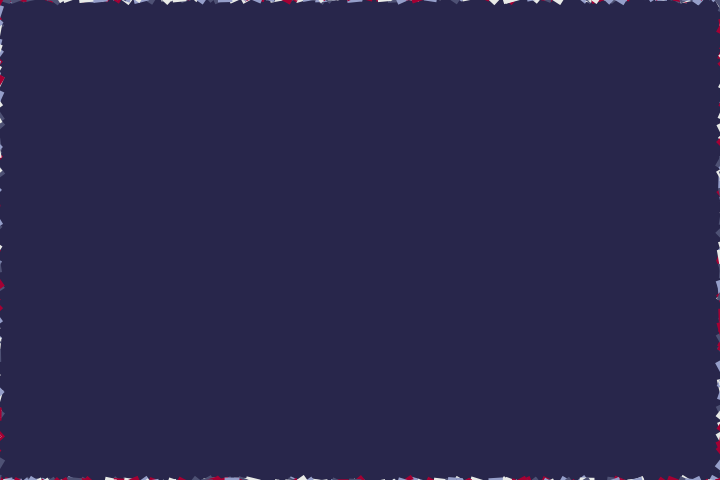
Frame 1 (no input)
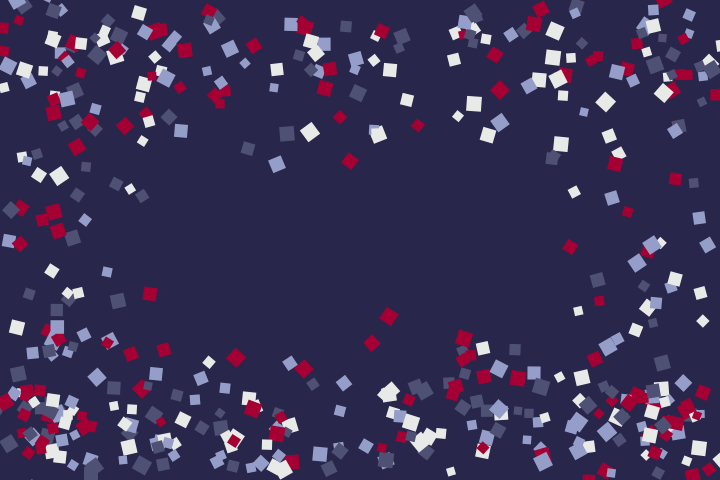
Frame 60 (the mouse pressed at the canvas centre just before this capture)
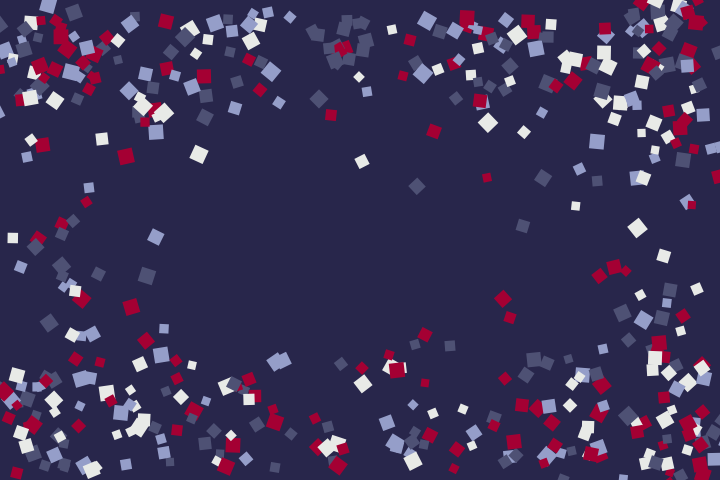
Frame 120 (the mouse held since frame 60 and released just before this capture)

The Processing sketch that drew these frames (run headless with seeded random() and noise(); from frame 60 on, the mouse is pressed at the canvas centre):

// Processing sketch: Pattern_25_KONFETTI_CANON
// ── Pattern_25_KONFETTI_CANON.pde
// VARIABLES

int konfCount = 500;
color darkblue = color(40,38,75);
color midblue = color(78,81,116);
color lightblue = color(149,158,201);
color white = color(232,234,231);
color red = color(164,0,51);
color[] colAll = { darkblue, midblue, lightblue, white, red};

Konfetti[] bunt = new Konfetti[konfCount];


void setup(){
  size(720,480);
  background(darkblue);
  noStroke();
  surface.setResizable(true);
  for (int i=0; i < bunt.length; i++){
    bunt[i] = new Konfetti();
  }
}

void draw(){
  background(darkblue,50);
  if ( int(millis() % 832) < 20 ) {
     for (int i=0; i < bunt.length; i++){
        bunt[i] = new Konfetti();
     }
  }
  for (int i=0; i < bunt.length; i++){
    bunt[i].show();
  }
}
 //<>//
void mousePressed() {
  for (int i=0; i < bunt.length; i++){
    bunt[i] = new Konfetti();
  }
}

// ── Konfetti.pde
class Konfetti {
  
  float startY;
  float startX;
  float startRot;
  float pos;
  float speed;
  float rot;
  float rotspeed;
  float scale;
  float accc;
  color col;
  
  Konfetti(){
    // Choose random side (top & bottom get 2 numbers each for higher probability)
    int side = int(random(1,7));
    // Depending on the outcome, choose side
    if (side == 1){  // Left side
      startY = int(random(-20,height+20));
      startX = -5;
      startRot = 0;
    } else if (side == 2 || side == 3){  // Top side
      startY = -5;
      startX = int(random(-20,width+20));
      startRot = radians(90);
    } else if (side == 4){  // Right side
      startY = int(random(-20,height+20));
      startX = width+5;
      startRot = radians(180);
    } else if (side == 5 || side == 6){  // Bottom side
      startY = height+5;
      startX = int(random(-20,width+20));
      startRot = radians(270);
    }
    
    int coin = int(random(0,2)); // Simulate a coin flip.
    if (coin == 0){  // Used to keep the rotation-speed from being zero. Choose either...
      rotspeed = radians(random(-20,-10));  //...a radius between # or #...
    } else {
      rotspeed = radians(random(20,10));  //...or a radius between # and #.
    }
    
    pos = 0;
    speed = random(2,10);
    accc = random(0.87,0.96);
    rot = radians(random(0,360));
    scale = random(8,15);
    col = colAll[int(random(1,5))];
  }
  
  
  // Specify direction of Konfetti
  Konfetti(String _dir){
  }
  
  
  void show(){
    pushMatrix();
      translate(startX,startY);
      rotate(startRot);
      translate(pos,0);
      rotate(rot);
      fill(col);
      rect(-scale/2, -scale/2, scale, scale);
    popMatrix();
    
    //Add speed to current position & rotation
    pos += speed;
    rot += rotspeed;
    
    //Change rotation-speed according to acceleration
    if(rotspeed > 0.5){
      rotspeed *= accc;
    }
    else{
      rotspeed = 0;
    }
    
    //Change speed according to acceleration
      if(speed > 0.5){
        speed *= accc;
      }
      else{
        speed = 0;
      }
    }
  
}
